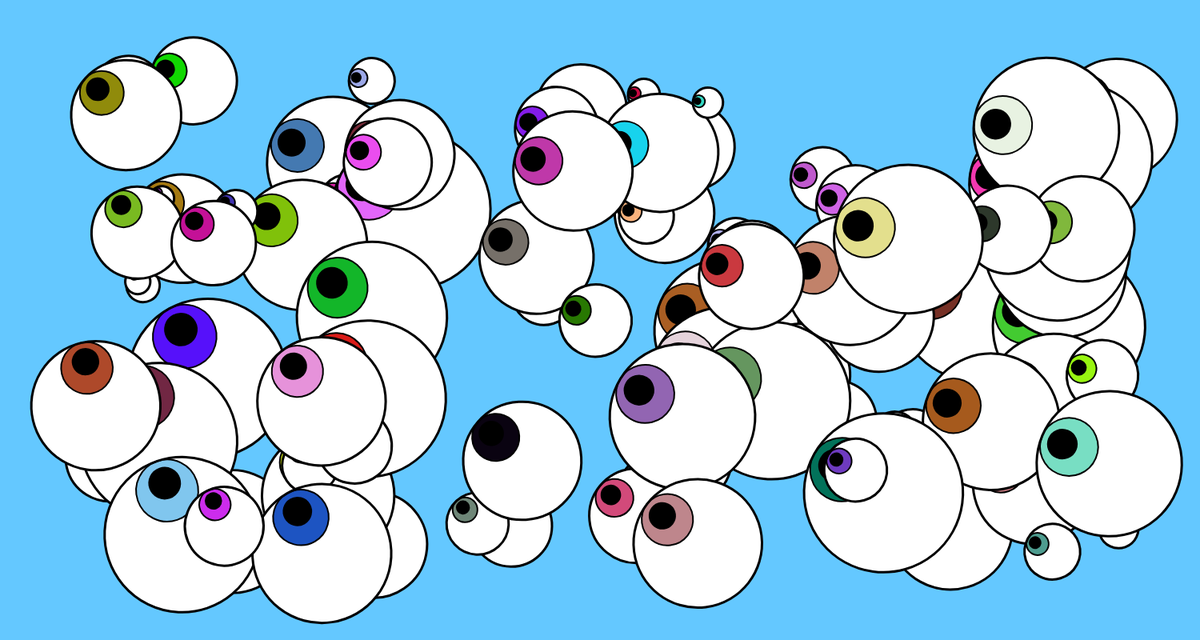
Frame 1 (no input)
Frame 60 (no input): identical to frame 1, image omitted
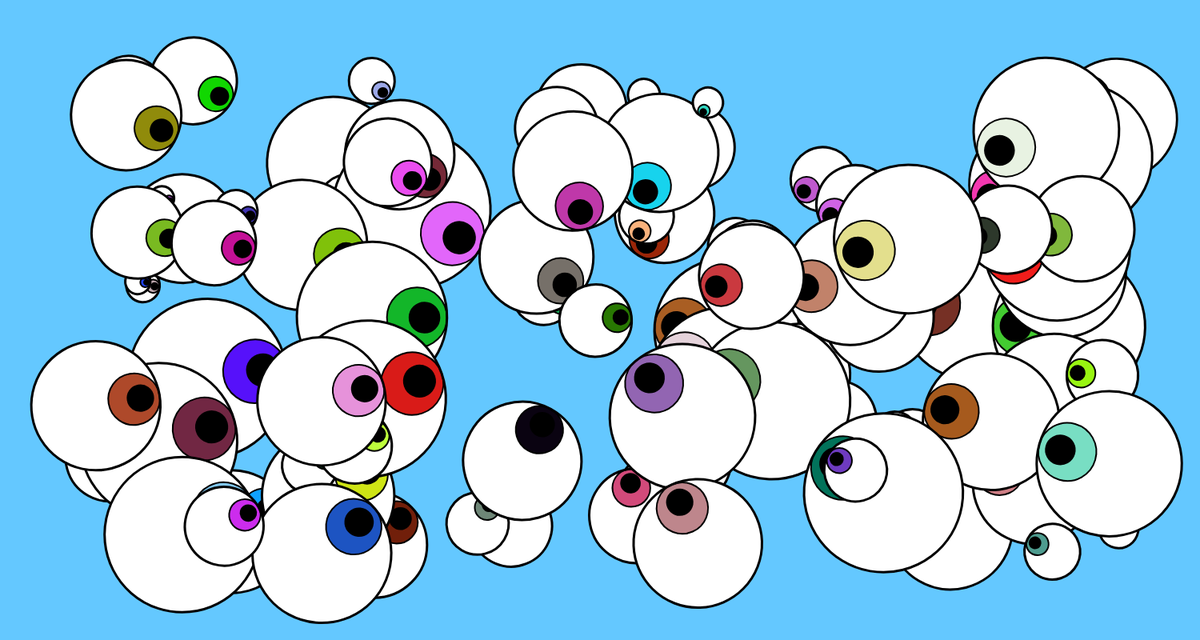
Frame 120 (the mouse pressed at the canvas centre since frame 60)

The p5.js sketch that drew these frames (run headless with seeded random() and noise() and a simulated clock; from frame 60 on, the mouse is pressed at the canvas centre):

// p5.js sketch
// ── sketch.js
let someEyes=[]

function setup(){
    createCanvas(1500,800);
    background(130); 
    for(let eyes=0; eyes<100; eyes++){
        someEyes.push(new Eye())
    }
    console.log(someEyes);  
}

function draw(){
    background(100,200,255);
    someEyes.forEach(eye => eye.update());
    someEyes.forEach(eye => eye.stare());
}
// ── Eyes.js
class Eye {
	constructor(x, y, rotation) {
		this.x = random(100,1400);
		this.y = random (100,700);
		this.colourR = random(1,255);
		this.colourG = random(1,255);
		this.colourB = random(1,255);
		this.size = 20*random(0.3,2);
		this.rotation = rotation;
	}



	update(){
		this.dx = mouseX-this.x;
		this.dy = mouseY-this.y;
		
		this.rotation = Math.atan2(this.dy, this.dx);
		console.log(this.dx,this.dy,this.rotation);
	}

	stare() {
		push();
		translate(this.x, this.y);
		rotate(this.rotation);
		//white of eye
		fill(255);
		ellipse(0,0,5*this.size);
		//iris
		strokeWeight(2);
		fill(this.colourR,this.colourG,this.colourB);
		ellipse(1.5*this.size,0,2*this.size);
		fill(0);
		ellipse(1.75*this.size,0,this.size)
		//black ring
		noFill();
		strokeWeight(3);
		ellipse(0,0,5*this.size);
		pop();
	}
}
